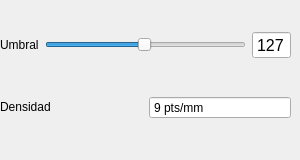
               <widget class="QWidget" name="bn">
                <widget class="QWidget" name="verticalLayoutWidget">
                 <property name="geometry">
                  <rect>
                   <x>0</x>
                   <y>0</y>
                   <width>291</width>
                   <height>151</height>
                  </rect>
                 </property>
                 <layout class="QVBoxLayout" name="verticalLayout_5">
                  <item>
                   <layout class="QHBoxLayout" name="horizontalLayout_4">
                    <item>
                     <widget class="QLabel" name="label_8">
                      <property name="sizePolicy">
                       <sizepolicy hsizetype="Preferred" vsizetype="Fixed">
                        <horstretch>0</horstretch>
                        <verstretch>0</verstretch>
                       </sizepolicy>
                      </property>
                      <property name="text">
                       <string>Umbral</string>
                      </property>
                     </widget>
                    </item>
                    <item>
                     <widget class="QSlider" name="sld_bn_umbral">
                      <property name="minimum">
                       <number>1</number>
                      </property>
                      <property name="maximum">
                       <number>255</number>
                      </property>
                      <property name="sliderPosition">
                       <number>127</number>
                      </property>
                      <property name="orientation">
                       <enum>Qt::Orientation::Horizontal</enum>
                      </property>
                      <property name="invertedAppearance">
                       <bool>false</bool>
                      </property>
                      <property name="invertedControls">
                       <bool>false</bool>
                      </property>
                      <property name="tickPosition">
                       <enum>QSlider::TickPosition::NoTicks</enum>
                      </property>
                     </widget>
                    </item>
                    <item>
                     <widget class="QSpinBox" name="num_bn_umbral">
                      <property name="font">
                       <font>
                        <pointsize>12</pointsize>
                       </font>
                      </property>
                      <property name="buttonSymbols">
                       <enum>QAbstractSpinBox::ButtonSymbols::NoButtons</enum>
                      </property>
                      <property name="minimum">
                       <number>1</number>
                      </property>
                      <property name="maximum">
                       <number>255</number>
                      </property>
                      <property name="value">
                       <number>127</number>
                      </property>
                      <property name="displayIntegerBase">
                       <number>10</number>
                      </property>
                     </widget>
                    </item>
                   </layout>
                  </item>
                  <item>
                   <layout class="QHBoxLayout" name="horizontalLayout_5">
                    <item>
                     <widget class="QLabel" name="label_9">
                      <property name="sizePolicy">
                       <sizepolicy hsizetype="Preferred" vsizetype="Fixed">
                        <horstretch>0</horstretch>
                        <verstretch>0</verstretch>
                       </sizepolicy>
                      </property>
                      <property name="text">
                       <string>Densidad</string>
                      </property>
                     </widget>
                    </item>
                    <item>
                     <widget class="QSpinBox" name="txt_bn_densidad">
                      <property name="buttonSymbols">
                       <enum>QAbstractSpinBox::ButtonSymbols::NoButtons</enum>
                      </property>
                      <property name="suffix">
                       <string> pts/mm</string>
                      </property>
                      <property name="minimum">
                       <number>1</number>
                      </property>
                      <property name="maximum">
                       <number>10</number>
                      </property>
                      <property name="value">
                       <number>9</number>
                      </property>
                     </widget>
                    </item>
                   </layout>
                  </item>
                 </layout>
                </widget>
               </widget>
